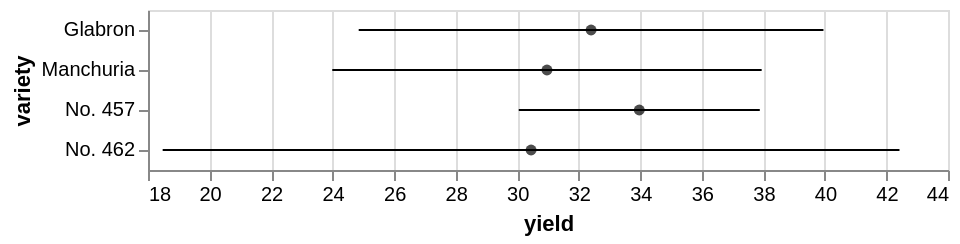

Vega-Lite specification for this chart:
### Vega specification from a JSON file in a GitHub repository (floating-point values rounded to 4 significant figures)
{"$schema": "https://vega.github.io/schema/vega/v5.json", "background": "white", "padding": 5, "width": 400, "style": "cell", "data": [{"name": "source_0", "values": [{"yield_error": 7.552, "yield_center": 32.4, "variety": "Glabron"}, {"yield_error": 6.978, "yield_center": 30.97, "variety": "Manchuria"}, {"yield_error": 3.917, "yield_center": 33.97, "variety": "No. 457"}, {"yield_error": 11.97, "yield_center": 30.45, "variety": "No. 462"}]}, {"name": "data_1", "source": "source_0", "transform": [{"type": "formula", "expr": "datum['yield_center'] + datum['yield_error']", "as": "upper_yield_center"}, {"type": "formula", "expr": "datum['yield_center'] - datum['yield_error']", "as": "lower_yield_center"}, {"type": "filter", "expr": "isValid(datum[\"lower_yield_center\"]) && isFinite(+datum[\"lower_yield_center\"])"}]}, {"name": "data_2", "source": "source_0", "transform": [{"type": "filter", "expr": "isValid(datum[\"yield_center\"]) && isFinite(+datum[\"yield_center\"])"}]}], "signals": [{"name": "y_step", "value": 20}, {"name": "height", "update": "bandspace(domain('y').length, 0, 0) * y_step"}], "marks": [{"name": "layer_0_marks", "type": "rule", "style": ["rule", "errorbar-rule"], "from": {"data": "data_1"}, "encode": {"update": {"ariaRoleDescription": {"value": "errorbar"}, "stroke": {"value": "black"}, "tooltip": {"signal": "{\"yield_center\": format(datum[\"yield_center\"], \"\"), \"yield_center + yield_error\": format(datum[\"upper_yield_center\"], \"\"), \"yield_center - yield_error\": format(datum[\"lower_yield_center\"], \"\"), \"variety\": isValid(datum[\"variety\"]) ? datum[\"variety\"] : \"\"+datum[\"variety\"]}"}, "description": {"signal": "\"yield: \" + (format(datum[\"lower_yield_center\"], \"\")) + \"; variety: \" + (isValid(datum[\"variety\"]) ? datum[\"variety\"] : \"\"+datum[\"variety\"]) + \"; upper_yield_center: \" + (format(datum[\"upper_yield_center\"], \"\")) + \"; yield_center: \" + (format(datum[\"yield_center\"], \"\")) + \"; yield_center + yield_error: \" + (format(datum[\"upper_yield_center\"], \"\")) + \"; yield_center - yield_error: \" + (format(datum[\"lower_yield_center\"], \"\"))"}, "x": {"scale": "x", "field": "lower_yield_center"}, "x2": {"scale": "x", "field": "upper_yield_center"}, "y": {"scale": "y", "field": "variety", "band": 0.5}}}}, {"name": "layer_1_marks", "type": "symbol", "style": ["point"], "from": {"data": "data_2"}, "encode": {"update": {"opacity": {"value": 0.7}, "fill": {"value": "black"}, "ariaRoleDescription": {"value": "point"}, "description": {"signal": "\"yield_center: \" + (format(datum[\"yield_center\"], \"\")) + \"; variety: \" + (isValid(datum[\"variety\"]) ? datum[\"variety\"] : \"\"+datum[\"variety\"])"}, "x": {"scale": "x", "field": "yield_center"}, "y": {"scale": "y", "field": "variety", "band": 0.5}}}}], "scales": [{"name": "x", "type": "linear", "domain": {"fields": [{"data": "data_1", "field": "lower_yield_center"}, {"data": "data_1", "field": "upper_yield_center"}, {"data": "data_2", "field": "yield_center"}]}, "range": [0, {"signal": "width"}], "zero": false, "nice": true}, {"name": "y", "type": "band", "domain": {"fields": [{"data": "data_1", "field": "variety"}, {"data": "data_2", "field": "variety"}], "sort": true}, "range": {"step": {"signal": "y_step"}}, "paddingInner": 0, "paddingOuter": 0}], "axes": [{"scale": "x", "orient": "bottom", "gridScale": "y", "grid": true, "tickCount": {"signal": "ceil(width/40)"}, "domain": false, "labels": false, "aria": false, "maxExtent": 0, "minExtent": 0, "ticks": false, "zindex": 0}, {"scale": "x", "orient": "bottom", "grid": false, "title": "yield", "labelFlush": true, "labelOverlap": true, "tickCount": {"signal": "ceil(width/40)"}, "zindex": 0}, {"scale": "y", "orient": "left", "grid": false, "title": "variety", "zindex": 0}]}
